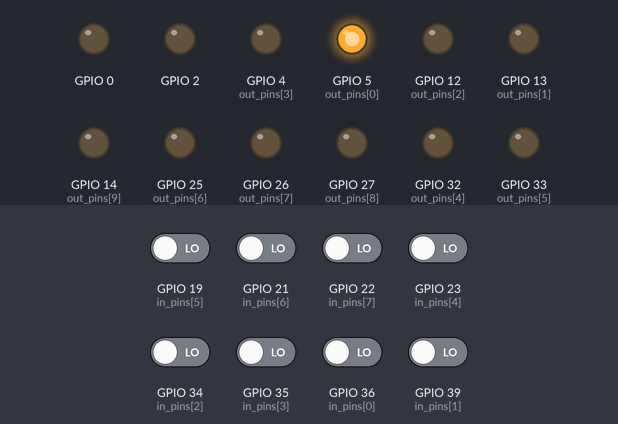
The sketch below on a simulated ESP32. Parts: output pins drawn as LEDs (lit = HIGH). The test bench sets the inputs (shaded band); at power-on: GPIO 19 (in_pins[5]), GPIO 21 (in_pins[6]), GPIO 22 (in_pins[7]), GPIO 23 (in_pins[4]), GPIO 34 (in_pins[2]), GPIO 35 (in_pins[3]), GPIO 36 (in_pins[0]), GPIO 39 (in_pins[1]) LOW. USB keyboard and mouse output is not drawn; what the sketch prints to the serial monitor is not drawn.

Above: at 0.1 s.
At 2.1 s:
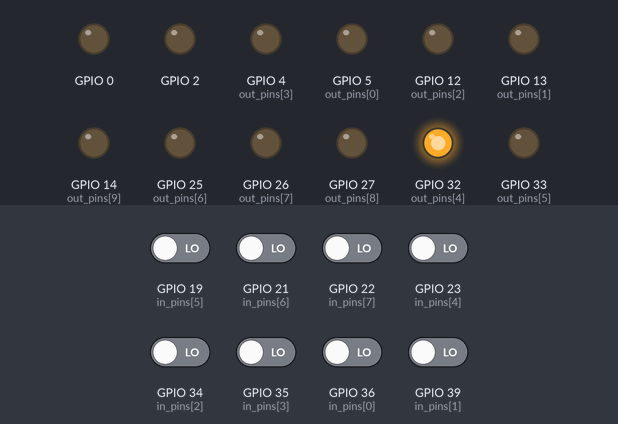
At 4.8 s:
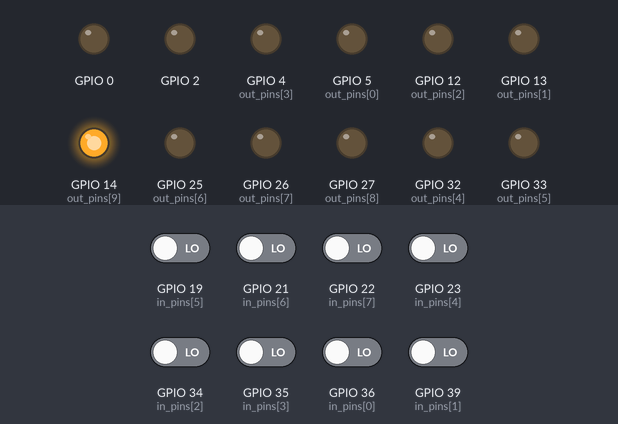
At 17.8 s:
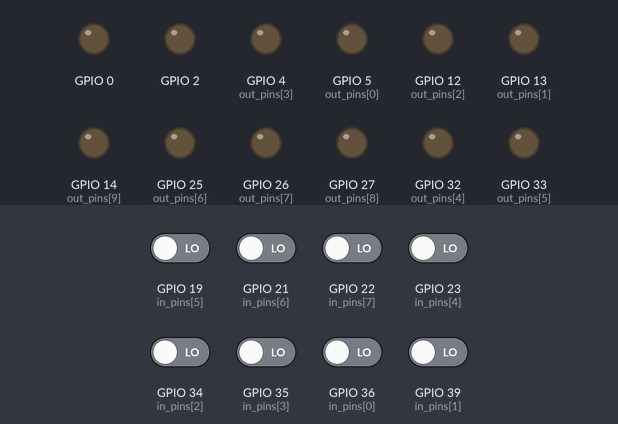
At 25.1 s:
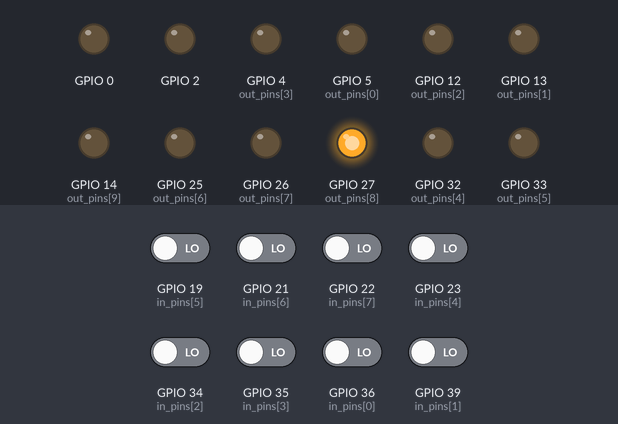
At 35.6 s:
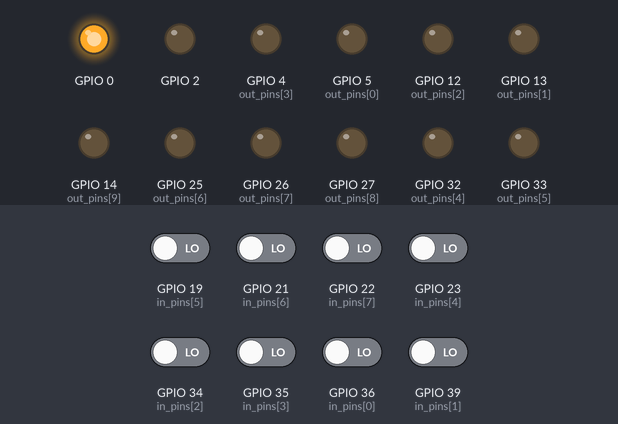
Timing chart, 0 to 40.0 s (numbered marks = the images above):
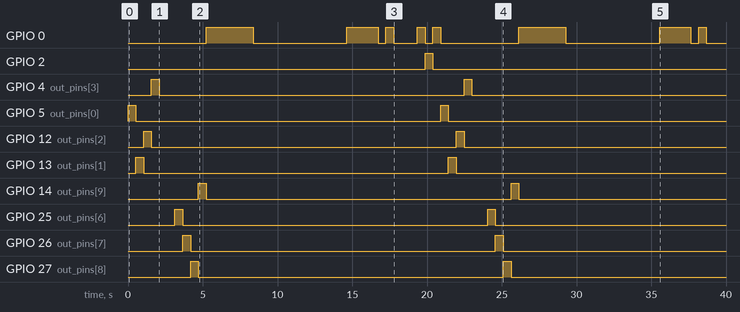

Measured:
- by itself, GPIO 0: LOW → HIGH at 5.2 s, → LOW 3.1 s later, → HIGH 6.3 s later, → LOW 2.1 s later, … (16 changes in this stretch)
- by itself, GPIO 2: LOW → HIGH at 19.9 s, → LOW 0.52 s later
- by itself, GPIO 4 (out_pins[3]), GPIO 5 (out_pins[0]), GPIO 12 (out_pins[2]), GPIO 13 (out_pins[1]), GPIO 14 (out_pins[9]), GPIO 25 (out_pins[6]), GPIO 26 (out_pins[7]), GPIO 27 (out_pins[8]), GPIO 32 (out_pins[4]), GPIO 33 (out_pins[5]): alternates HIGH for 0.52 s and LOW for 20.4 s

The sketch:

blink.ino
```cpp
#include <BleKeyboard.h>
#include <SPI.h>
BleKeyboard bleKeyboard;


int in_pins[13] = {36,39,34,35,23,19,21,22};
int out_pins[10] = {5,13,12,4,32,33,25,26,27,14};
char keys[8][6] = {{'q', 'w', 'e', 'r', 't', 'y'},
										{'u', 'i', 'o', 'p', '[', ']'},
                    {KEY_TAB, 'a', 's', 'd', 'f', 'g'},
									  {'h', 'j', 'k', 'l', ';', KEY_RETURN},
                    {'/', 'z', 'x', 'c', 'v', 'b'},
										{'n', 'm', ',', '.', '/', KEY_RIGHT_SHIFT},
                    {' ', ' ', ' ', ' ', ' ', ' '},
										{KEY_LEFT_CTRL, KEY_LEFT_GUI, KEY_LEFT_ALT,
										 KEY_LEFT_SHIFT, ' ', ' '}};


void setup() {
  Serial.begin(115200);
  pinMode(36, INPUT);
  pinMode(39, INPUT);
  pinMode(34, INPUT);
  pinMode(35, INPUT);

  pinMode(23, INPUT_PULLDOWN);
  pinMode(19, INPUT_PULLDOWN);
  pinMode(21, INPUT_PULLDOWN);
  pinMode(22, INPUT_PULLDOWN);


  Serial.println("Starting BLE work!");
  bleKeyboard.begin();
	int n = sizeof(out_pins);
	int m = sizeof(in_pins);
	int i, j;


  for (i=0;i<n;i++){pinMode(out_pins[i], OUTPUT);}
 // for (i=0;i<n;i++){digitalWrite(out_pins[i], HIGH);}
}


void loop() {
	int n = sizeof(out_pins);
	int m = sizeof(in_pins);
	int i, j;
  if (bleKeyboard.isConnected()) {
  	for (i=0;i<n;i++){
			digitalWrite(out_pins[i], HIGH);
			for(j=0;j<m;j++){
				delay(10);
				if(digitalRead(in_pins[j]) == HIGH){bleKeyboard.press(keys[j][i]);}
				else{bleKeyboard.release(keys[j][i]);}
			}
			digitalWrite(out_pins[i], LOW);
		}
//		if (digitalRead(23) == HIGH){bleKeyboard.press('a');}
//		else{bleKeyboard.release('a');}
//		if (digitalRead(19) == HIGH){bleKeyboard.press('b');}
//		else{bleKeyboard.release('b');}
//		if (digitalRead(21) == HIGH){bleKeyboard.press('c');}
//		else{bleKeyboard.release('c');}
//		if (digitalRead(22) == HIGH){bleKeyboard.press(KEY_BACKSPACE);}
//		else{bleKeyboard.release(KEY_BACKSPACE);}
  }

}
```
